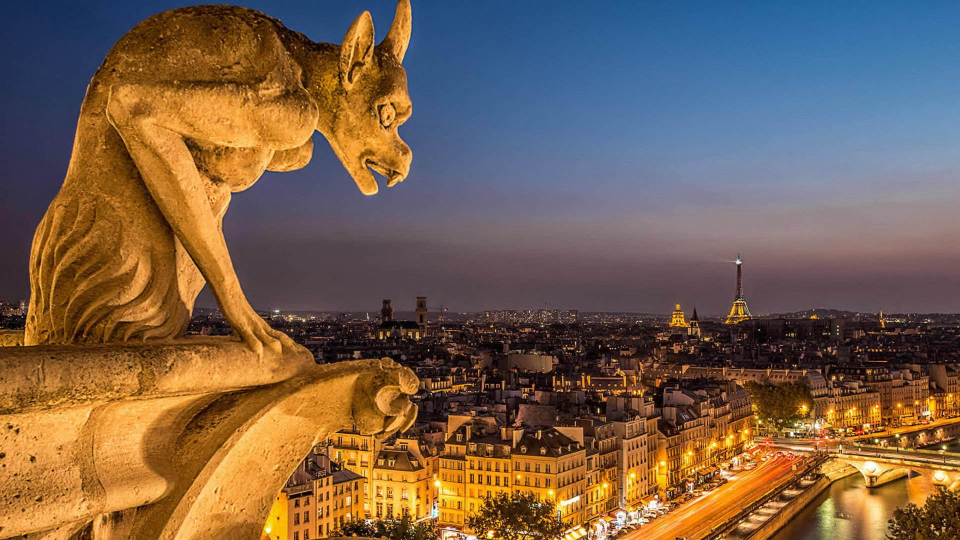
%> input picture HW4/homework_陈昱宏_2017011507/Data/1.jpg, 1920 x 1080 px (shown at 1/2 size)
$ octave Question2_1.m   (GNU Octave 9; MATLAB toolbox functions it lacks are replaced by stand-ins)
%> lines starting %> are read from the running program, lines starting %| are printed output that depends on the picture
I = imread('Data\1.jpg');
%> I is the input picture: size 1080x1920x3 uint8; mean R, G, B 120.3, 96.5, 77
I = rgb2gray(I);
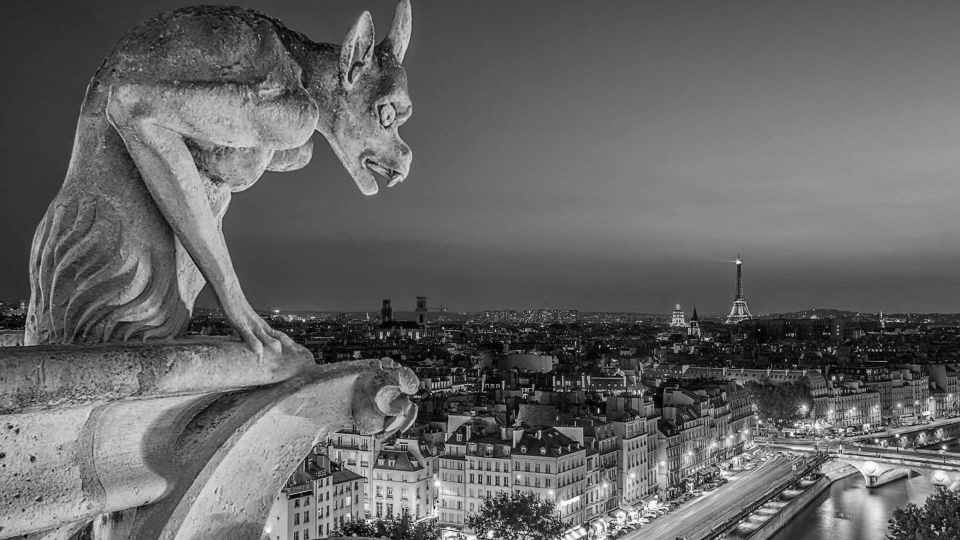
%> I: size 1080x1920 uint8 (shown at 1/2 size); min 0, max 255, mean 101.4
I1 = I(502:539, 1456:1504);
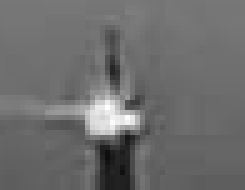
%> I1: size 38x49 uint8 (shown 5 times larger); min 13, max 254, mean 108.9
imwrite(I1, 'Data\1_Gauss.jpg');
I2 = fftshift(fft2(im2double(I1)));
imagesc(log(abs(I2)));
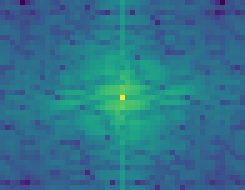
%> displayed picture: size 38x49x3, on the screen's scale of 0 to 255 (shown 5 times larger); mean R, G, B 45.9, 116, 139.6
I3 = I(589:673, 248:322);
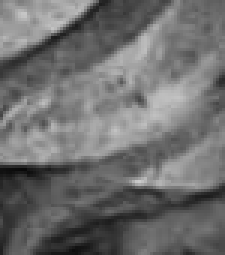
%> I3: size 85x75 uint8 (shown 3 times larger); min 9, max 203, mean 110.2
imwrite(I3, 'Data\1_Sin.jpg');
I4 = fftshift(fft2(im2double(I3)));
imagesc(log(abs(I4)));
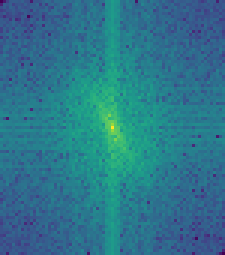
%> displayed picture: size 85x75x3, on the screen's scale of 0 to 255 (shown 3 times larger); mean R, G, B 44.4, 118.4, 139.9
I5 = I(610:620, 16:34);
imwrite(I5, 'Data\1_Inpluse.jpg');
I6 = fftshift(fft2(im2double(I5)));
imagesc(log(abs(I6)));
I7 = I(946:970, 983:1003);
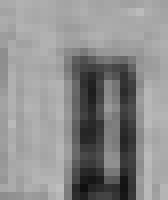
%> I7: size 25x21 uint8 (shown 8 times larger); min 15, max 190, mean 140.8
imwrite(I7, 'Data\1_Rect.jpg');
I8 = fftshift(fft2(im2double(I7)));
imagesc(log(abs(I8)));
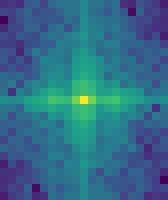
%> displayed picture: size 25x21x3, on the screen's scale of 0 to 255 (shown 8 times larger); mean R, G, B 49.7, 108.4, 137.2

$ run again, with HW4/homework_陈昱宏_2017011507/Data/3.jpg copied over HW4/homework_陈昱宏_2017011507/Data/1.jpg
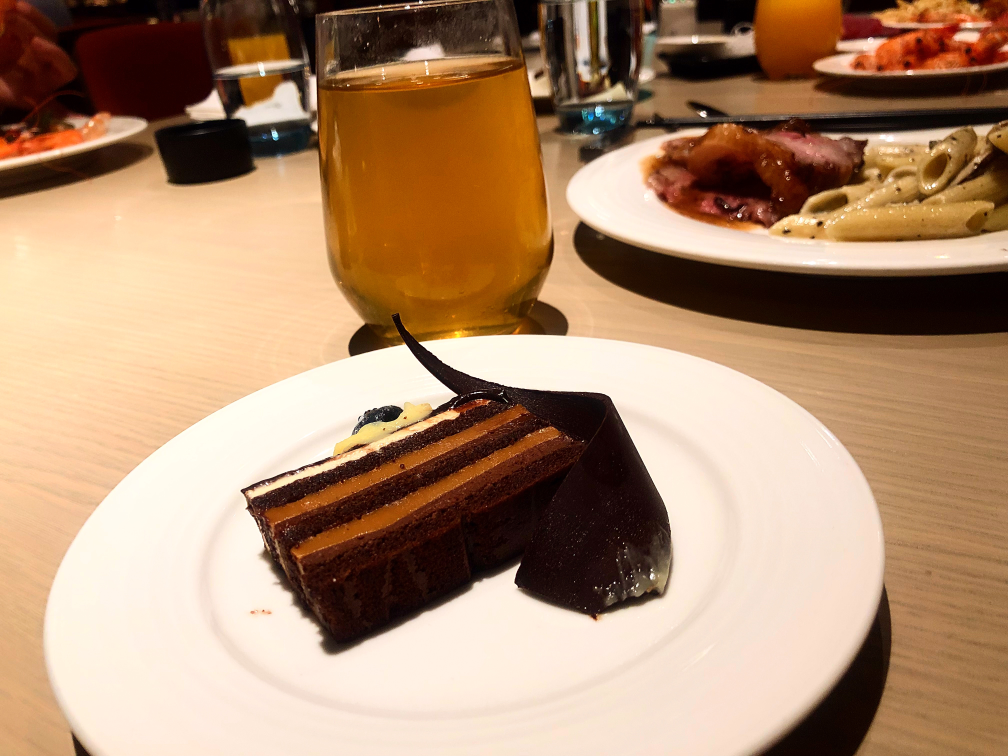
%> input picture HW4/homework_陈昱宏_2017011507/Data/3.jpg, 4032 x 3024 px (shown at 1/4 size)
%> `I3 = I(589:673, 248:322);`:
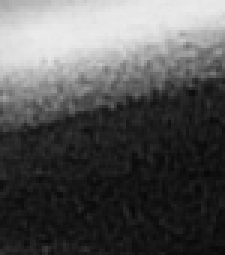
%> I3: size 85x75 uint8 (shown 3 times larger); min 8, max 235, mean 85.9
%> `imagesc(log(abs(I8)));`:
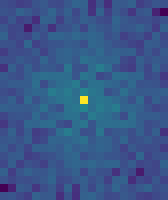
%> displayed picture: size 25x21x3, on the screen's scale of 0 to 255 (shown 8 times larger); mean R, G, B 56.4, 87.4, 138.6
